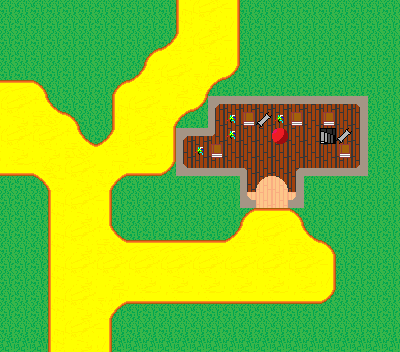

This game map was drawn from its Tiled (.tmx) file and the tilesets committed beside it. A one-line description and the full map source follow:
An orthogonal 25x22 tile map with 16x16 px tiles, 5 tile layers (grass, sand path, building wall, wood_floor, ...), 6 tilesets.

<map version="1.10" tiledversion="1.10.1" orientation="orthogonal" renderorder="right-down" width="25" height="22" tilewidth="16" tileheight="16" infinite="0" nextlayerid="6" nextobjectid="1">
 <tileset firstgid="1" source="ground tlst0.tsx" />
 <tileset firstgid="73" source="ground tlst2.tsx" />
 <tileset firstgid="127" source="ground tlst4.tsx" />
 <tileset firstgid="181" source="ground tlst3.tsx" />
 <tileset firstgid="235" source="building tileset1.tsx" />
 <tileset firstgid="323" source="ground tlst5.tsx" />
 <layer id="1" name="grass" width="25" height="22">
  <data encoding="csv">
14,14,14,14,14,14,14,14,14,14,14,14,14,14,14,14,14,14,14,14,14,14,14,14,14,
14,14,14,14,14,14,14,14,14,14,14,14,14,14,14,14,14,14,14,14,14,14,14,14,14,
14,14,14,14,14,14,14,14,14,14,14,14,14,14,14,14,14,14,14,14,14,14,14,14,14,
14,14,14,14,14,14,14,14,14,14,14,14,14,14,14,14,14,14,14,14,14,14,14,14,14,
14,14,14,14,14,14,14,14,14,14,14,14,14,14,14,14,14,14,14,14,14,14,14,14,14,
14,14,14,14,14,14,14,14,14,14,14,14,14,14,14,14,14,14,14,14,14,14,14,14,14,
14,14,14,14,14,14,14,14,14,14,14,14,14,14,14,14,14,14,14,14,14,14,14,14,14,
14,14,14,14,14,14,14,14,14,14,14,14,14,14,14,14,14,14,14,14,14,14,14,14,14,
14,14,14,14,14,14,14,14,14,14,14,14,14,14,14,14,14,14,14,14,14,14,14,14,14,
14,14,14,14,14,14,14,14,14,14,14,14,14,14,14,14,14,14,14,14,14,14,14,14,14,
14,14,14,14,14,14,14,14,14,14,14,14,14,14,14,14,14,14,14,14,14,14,14,14,14,
14,14,14,14,14,14,14,14,14,14,14,14,14,14,14,14,14,14,14,14,14,14,14,14,14,
14,14,14,14,14,14,14,14,14,14,14,14,14,14,14,14,14,14,14,14,14,14,14,14,14,
14,14,14,14,14,14,14,14,14,14,14,14,14,14,14,14,14,14,14,14,14,14,14,14,14,
14,14,14,14,14,14,14,14,14,14,14,14,14,14,14,14,14,14,14,14,14,14,14,14,14,
14,14,14,14,14,14,14,14,14,14,14,14,14,14,14,14,14,14,14,14,14,14,14,14,14,
14,14,14,14,14,14,14,14,14,14,14,14,14,14,14,14,14,14,14,14,14,14,14,14,14,
14,14,14,14,14,14,14,14,14,14,14,14,14,14,14,14,14,14,14,14,14,14,14,14,14,
14,14,14,14,14,14,14,14,14,14,14,14,14,14,14,14,14,14,14,14,14,14,14,14,14,
14,14,14,14,14,14,14,14,14,14,14,14,14,14,14,14,14,14,14,14,14,14,14,14,14,
14,14,14,14,14,14,14,14,14,14,14,14,14,14,14,14,14,14,14,14,14,14,14,14,14,
14,14,14,14,14,14,14,14,14,14,14,14,14,14,14,14,14,14,14,14,14,14,14,14,14
</data>
 </layer>
 <layer id="2" name="sand path" width="25" height="22">
  <data encoding="csv">
0,0,0,0,0,0,0,0,0,0,0,0,0,0,0,0,0,0,0,0,0,0,0,0,0,
0,0,0,0,0,0,0,0,0,0,49,0,50,0,51,0,0,0,0,0,0,0,0,0,0,
0,0,0,0,0,0,0,0,0,0,0,0,0,0,0,0,0,0,0,0,0,0,0,0,0,
0,0,0,0,0,0,0,0,43,0,68,0,50,0,51,0,0,0,0,0,0,0,0,0,0,
0,0,0,0,0,0,0,0,0,0,0,0,0,0,0,0,0,0,0,0,0,0,0,0,0,
44,0,45,0,0,0,43,0,68,0,50,0,61,0,57,0,0,0,0,0,0,0,0,0,0,
0,0,0,0,0,0,0,0,0,0,0,0,0,0,0,0,0,0,0,0,0,0,0,0,0,
50,0,67,0,45,0,49,0,50,0,61,0,57,0,0,0,0,0,0,0,0,0,0,0,0,
0,0,0,0,0,0,0,0,0,0,0,0,0,0,0,0,0,0,0,0,0,0,0,0,0,
50,0,50,0,67,0,68,0,50,0,51,0,0,0,0,0,0,0,0,0,0,0,0,0,0,
0,0,0,0,0,0,0,0,0,0,0,0,0,0,0,0,0,0,0,0,0,0,0,0,0,
56,0,62,0,50,0,61,0,56,0,57,0,0,0,0,0,0,0,0,0,0,0,0,0,0,
0,0,0,0,0,0,0,0,0,0,0,0,0,0,0,0,0,0,0,0,0,0,0,0,0,
0,0,49,0,50,0,51,0,0,0,0,0,0,0,43,0,44,0,45,0,0,0,0,0,0,
0,0,0,0,0,0,0,0,0,0,0,0,0,0,0,0,0,0,0,0,0,0,0,0,0,
0,0,49,0,50,0,67,0,44,0,44,0,44,0,68,0,50,0,67,0,45,0,0,0,0,
0,0,0,0,0,0,0,0,0,0,0,0,0,0,0,0,0,0,0,0,0,0,0,0,0,
0,0,49,0,50,0,50,0,50,0,50,0,50,0,50,0,50,0,50,0,51,0,0,0,0,
0,0,0,0,0,0,0,0,0,0,0,0,0,0,0,0,0,0,0,0,0,0,0,0,0,
0,0,49,0,50,0,61,0,56,0,56,0,56,0,56,0,56,0,56,0,57,0,0,0,0,
0,0,0,0,0,0,0,0,0,0,0,0,0,0,0,0,0,0,0,0,0,0,0,0,0,
0,0,49,0,50,0,51,0,0,0,0,0,0,0,0,0,0,0,0,0,0,0,0,0,0
</data>
 </layer>
 <layer id="3" name="building wall" width="25" height="22">
  <data encoding="csv">
0,0,0,0,0,0,0,0,0,0,0,0,0,0,0,0,0,0,0,0,0,0,0,0,0,
0,0,0,0,0,0,0,0,0,0,0,0,0,0,0,0,0,0,0,0,0,0,0,0,0,
0,0,0,0,0,0,0,0,0,0,0,0,0,0,0,0,0,0,0,0,0,0,0,0,0,
0,0,0,0,0,0,0,0,0,0,0,0,0,0,0,0,0,0,0,0,0,0,0,0,0,
0,0,0,0,0,0,0,0,0,0,0,0,0,0,0,0,0,0,0,0,0,0,0,0,0,
0,0,0,0,0,0,0,0,0,0,0,0,0,0,0,0,0,0,0,0,0,0,0,0,0,
0,0,0,0,0,0,0,0,0,0,0,0,0,73,73,73,73,73,73,73,73,73,73,0,0,
0,0,0,0,0,0,0,0,0,0,0,0,0,73,73,73,73,73,73,73,73,73,73,0,0,
0,0,0,0,0,0,0,0,0,0,0,73,73,73,73,73,73,73,73,73,73,73,73,0,0,
0,0,0,0,0,0,0,0,0,0,0,73,73,73,73,73,73,73,73,73,73,73,73,0,0,
0,0,0,0,0,0,0,0,0,0,0,73,73,73,73,73,73,73,73,73,73,73,73,0,0,
0,0,0,0,0,0,0,0,0,0,0,0,0,0,0,73,73,73,73,0,0,0,0,0,0,
0,0,0,0,0,0,0,0,0,0,0,0,0,0,0,73,73,73,73,0,0,0,0,0,0,
0,0,0,0,0,0,0,0,0,0,0,0,0,0,0,0,0,0,0,0,0,0,0,0,0,
0,0,0,0,0,0,0,0,0,0,0,0,0,0,0,0,0,0,0,0,0,0,0,0,0,
0,0,0,0,0,0,0,0,0,0,0,0,0,0,0,0,0,0,0,0,0,0,0,0,0,
0,0,0,0,0,0,0,0,0,0,0,0,0,0,0,0,0,0,0,0,0,0,0,0,0,
0,0,0,0,0,0,0,0,0,0,0,0,0,0,0,0,0,0,0,0,0,0,0,0,0,
0,0,0,0,0,0,0,0,0,0,0,0,0,0,0,0,0,0,0,0,0,0,0,0,0,
0,0,0,0,0,0,0,0,0,0,0,0,0,0,0,0,0,0,0,0,0,0,0,0,0,
0,0,0,0,0,0,0,0,0,0,0,0,0,0,0,0,0,0,0,0,0,0,0,0,0,
0,0,0,0,0,0,0,0,0,0,0,0,0,0,0,0,0,0,0,0,0,0,0,0,0
</data>
 </layer>
 <layer id="4" name="wood_floor" width="25" height="22">
  <data encoding="csv">
0,0,0,0,0,0,0,0,0,0,0,0,0,0,0,0,0,0,0,0,0,0,0,0,0,
0,0,0,0,0,0,0,0,0,0,0,0,0,0,0,0,0,0,0,0,0,0,0,0,0,
0,0,0,0,0,0,0,0,0,0,0,0,0,0,0,0,0,0,0,0,0,0,0,0,0,
0,0,0,0,0,0,0,0,0,0,0,0,0,0,0,0,0,0,0,0,0,0,0,0,0,
0,0,0,0,0,0,0,0,0,0,0,0,0,0,0,0,0,0,0,0,0,0,0,0,0,
0,0,0,0,0,0,0,0,0,0,0,0,0,0,0,0,0,0,0,0,0,0,0,0,0,
0,0,0,0,0,0,0,0,0,0,0,0,0,163,156,156,156,156,156,156,156,156,164,0,0,
0,0,0,0,0,0,0,0,0,0,0,0,0,155,147,147,147,147,147,147,147,147,154,0,0,
0,0,0,0,0,0,0,0,0,0,0,163,156,149,147,147,147,147,147,147,147,147,154,0,0,
0,0,0,0,0,0,0,0,0,0,0,155,147,147,147,147,147,147,147,147,147,147,154,0,0,
0,0,0,0,0,0,0,0,0,0,0,172,157,157,157,140,147,147,139,157,157,157,173,0,0,
0,0,0,0,0,0,0,0,0,0,0,0,0,0,0,155,147,147,154,0,0,0,0,0,0,
0,0,0,0,0,0,0,0,0,0,0,0,0,0,0,172,147,147,173,0,0,0,0,0,0,
0,0,0,0,0,0,0,0,0,0,0,0,0,0,0,0,0,0,0,0,0,0,0,0,0,
0,0,0,0,0,0,0,0,0,0,0,0,0,0,0,0,0,0,0,0,0,0,0,0,0,
0,0,0,0,0,0,0,0,0,0,0,0,0,0,0,0,0,0,0,0,0,0,0,0,0,
0,0,0,0,0,0,0,0,0,0,0,0,0,0,0,0,0,0,0,0,0,0,0,0,0,
0,0,0,0,0,0,0,0,0,0,0,0,0,0,0,0,0,0,0,0,0,0,0,0,0,
0,0,0,0,0,0,0,0,0,0,0,0,0,0,0,0,0,0,0,0,0,0,0,0,0,
0,0,0,0,0,0,0,0,0,0,0,0,0,0,0,0,0,0,0,0,0,0,0,0,0,
0,0,0,0,0,0,0,0,0,0,0,0,0,0,0,0,0,0,0,0,0,0,0,0,0,
0,0,0,0,0,0,0,0,0,0,0,0,0,0,0,0,0,0,0,0,0,0,0,0,0
</data>
 </layer>
 <layer id="5" name="door" width="25" height="22">
  <data encoding="csv">
0,0,0,0,0,0,0,0,0,0,0,0,0,0,0,0,0,0,0,0,0,0,0,0,0,
0,0,0,0,0,0,0,0,0,0,0,0,0,0,0,0,0,0,0,0,0,0,0,0,0,
0,0,0,0,0,0,0,0,0,0,0,0,0,0,0,0,0,0,0,0,0,0,0,0,0,
0,0,0,0,0,0,0,0,0,0,0,0,0,0,0,0,0,0,0,0,0,0,0,0,0,
0,0,0,0,0,0,0,0,0,0,0,0,0,0,0,0,0,0,0,0,0,0,0,0,0,
0,0,0,0,0,0,0,0,0,0,0,0,0,0,0,0,0,0,0,0,0,0,0,0,0,
0,0,0,0,0,0,0,0,0,0,0,0,0,0,0,0,0,0,0,0,0,0,0,0,0,
0,0,0,0,0,0,0,0,0,0,0,0,0,0,297,262,286,297,262,0,262,0,0,0,0,
0,0,0,0,0,0,0,0,0,0,0,0,0,0,297,0,0,337,0,0,315,286,0,0,0,
0,0,0,0,0,0,0,0,0,0,0,0,297,262,0,0,0,0,0,0,0,262,0,0,0,
0,0,0,0,0,0,0,0,0,0,0,0,0,0,0,0,0,0,0,0,0,0,0,0,0,
0,0,0,0,0,0,0,0,0,0,0,0,0,0,0,0,190,191,0,0,0,0,0,0,0,
0,0,0,0,0,0,0,0,0,0,0,0,0,0,0,226,201,201,227,0,0,0,0,0,0,
0,0,0,0,0,0,0,0,0,0,0,0,0,0,0,0,0,0,0,0,0,0,0,0,0,
0,0,0,0,0,0,0,0,0,0,0,0,0,0,0,0,0,0,0,0,0,0,0,0,0,
0,0,0,0,0,0,0,0,0,0,0,0,0,0,0,0,0,0,0,0,0,0,0,0,0,
0,0,0,0,0,0,0,0,0,0,0,0,0,0,0,0,0,0,0,0,0,0,0,0,0,
0,0,0,0,0,0,0,0,0,0,0,0,0,0,0,0,0,0,0,0,0,0,0,0,0,
0,0,0,0,0,0,0,0,0,0,0,0,0,0,0,0,0,0,0,0,0,0,0,0,0,
0,0,0,0,0,0,0,0,0,0,0,0,0,0,0,0,0,0,0,0,0,0,0,0,0,
0,0,0,0,0,0,0,0,0,0,0,0,0,0,0,0,0,0,0,0,0,0,0,0,0,
0,0,0,0,0,0,0,0,0,0,0,0,0,0,0,0,0,0,0,0,0,0,0,0,0
</data>
 </layer>
</map>
